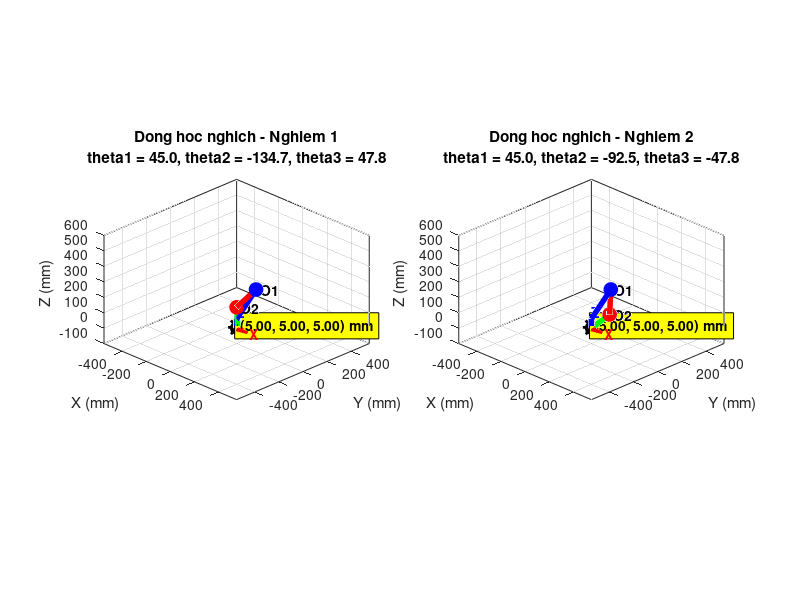

Here is the MATLAB script that generated this plot:
% Mô phỏng động học nghịch
clear;
clc;
close all;

% 1. THONG SO ROBOT (mm)
L1 = 114;
L2 = 162;
L3 = 130;
d1 = 250;

%Nhập toạ độ mục tiêu
Px=input('Nhập Px(mm): ');
Py=input('Nhập Py(mm): ');
Pz=input('Nhập Pz(mm): ');

% Tính động học nghịch
theta1 = atan2(Py,Px);

Z = Pz - d1;
R = sqrt((Px^2 + Py^2))-L1;
D = (Z^2 + R^2 - L2^2 -L3^2)/(2*L2*L3);
% theta3 có 2 nghiệm
theta3_1 = atan2(sqrt(1-D^2),D);
theta3_2 = atan2(-sqrt(1-D^2),D);

% tính theta2 theo 2 nghiệm của theta3
A1 = L2 + L3*cos(theta3_1);
B1 = L3*sin(theta3_1);
A2 = L2 + L3*cos(theta3_2);
B2 = L3*sin(theta3_2);

theta2_1 = atan2((A1*Z - B1*R),(B1*Z + A1*R));
theta2_2 = atan2((A2*Z - B2*R),(B2*Z + A2*R));

%% 4. HIEN THI GOC KHOP

fprintf('\n===== NGHIEM 1 =====\n');
fprintf('Theta1 = %.2f do\n',rad2deg(theta1));
fprintf('Theta2 = %.2f do\n',rad2deg(theta2_1));
fprintf('Theta3 = %.2f do\n',rad2deg(theta3_1));

fprintf('\n===== NGHIEM 2 =====\n');
fprintf('Theta1 = %.2f do\n',rad2deg(theta1));
fprintf('Theta2 = %.2f do\n',rad2deg(theta2_2));
fprintf('Theta3 = %.2f do\n',rad2deg(theta3_2));

%% 5. VE ROBOT CHO HAI NGHIEM

theta2_all = [theta2_1,theta2_2];
theta3_all = [theta3_1,theta3_2];

figure('Color','white', ...
       'Position',[100 100 1400 650]);

for k = 1:2

    t2 = theta2_all(k);
    t3 = theta3_all(k);

    %% 6. TOA DO CAC KHOP

    O0 = [0;0;0];

    O1 = [L1*cos(theta1);
          L1*sin(theta1);
          d1];

    O2 = [(L1+L2*cos(t2))*cos(theta1);
          (L1+L2*cos(t2))*sin(theta1);
          d1+L2*sin(t2)];

    O3 = [(L1+L2*cos(t2)+L3*cos(t2+t3))*cos(theta1);
          (L1+L2*cos(t2)+L3*cos(t2+t3))*sin(theta1);
          d1+L2*sin(t2)+L3*sin(t2+t3)];

    % Kiem tra sai so
    saiSo = norm(O3-[Px;Py;Pz]);

    fprintf('\nSai so nghiem %d: %.8f mm\n',k,saiSo);

    %% 7. TAO DO THI

    subplot(1,2,k);
    hold on;
    grid on;
    box on;
    axis equal;

    % Diem trung gian de ve de robot
    h = 60;
    
    P = [0;
         0;
         h];

    %% 8. VE CAC KHAU

    % Ve tu O0 den P
    plot3([O0(1) P(1)], ...
          [O0(2) P(2)], ...
          [O0(3) P(3)], ...
          'b','LineWidth',4);
    
    % Ve tu P den O1
    plot3([P(1) O1(1)], ...
          [P(2) O1(2)], ...
          [P(3) O1(3)], ...
          'b','LineWidth',4);

    % Khau 2
    plot3([O1(1) O2(1)], ...
          [O1(2) O2(2)], ...
          [O1(3) O2(3)], ...
          'r','LineWidth',4);

    % Khau 3
    plot3([O2(1) O3(1)], ...
          [O2(2) O3(2)], ...
          [O2(3) O3(3)], ...
          'g','LineWidth',4);

    %% 9. VE CAC KHOP

    plot3(O0(1),O0(2),O0(3), ...
          'ko','MarkerSize',9, ...
          'MarkerFaceColor','k');

    plot3(O1(1),O1(2),O1(3), ...
          'bo','MarkerSize',10, ...
          'MarkerFaceColor','b');

    plot3(O2(1),O2(2),O2(3), ...
          'ro','MarkerSize',10, ...
          'MarkerFaceColor','r');

    % Dau * tai End-Effector
    plot3(O3(1),O3(2),O3(3), ...
          'k*','MarkerSize',14, ...
          'LineWidth',2);

    %% 10. GAN TEN CAC KHOP

    text(O0(1),O0(2),O0(3), ...
         ' O0','FontWeight','bold');

    text(O1(1),O1(2),O1(3), ...
         ' O1','FontWeight','bold');

    text(O2(1),O2(2),O2(3), ...
         ' O2','FontWeight','bold');

    text(O3(1),O3(2),O3(3), ...
         ' END','FontWeight','bold');

    %% 11. HIEN THI TOA DO END-EFFECTOR

    toaDo = sprintf('(%.2f, %.2f, %.2f) mm', ...
                    O3(1),O3(2),O3(3));

    % Dat o toa do gan End-Effector
    text(O3(1)+10, ...
         O3(2)+10, ...
         O3(3)+10, ...
         toaDo, ...
         'FontSize',10, ...
         'FontWeight','bold', ...
         'BackgroundColor','yellow', ...
         'EdgeColor','black', ...
         'Margin',4, ...
         'Clipping','off');

    %% 12. VE HE TRUC XYZ

    axisLength = 100;

    % Truc X
    quiver3(0,0,0,axisLength,0,0, ...
            'r','LineWidth',2, ...
            'MaxHeadSize',0.5);

    % Truc Y
    quiver3(0,0,0,0,axisLength,0, ...
            'g','LineWidth',2, ...
            'MaxHeadSize',0.5);

    % Truc Z
    quiver3(0,0,0,0,0,axisLength, ...
            'b','LineWidth',2, ...
            'MaxHeadSize',0.5);

    %% 13. GAN TEN XYZ

    text(axisLength+10,0,0,'X', ...
         'Color','r','FontWeight','bold');

    text(0,axisLength+10,0,'Y', ...
         'Color','g','FontWeight','bold');

    text(0,0,axisLength+10,'Z', ...
         'Color','b','FontWeight','bold');

    %% 14. CAI DAT DO THI

    xlabel('X (mm)');
    ylabel('Y (mm)');
    zlabel('Z (mm)');

    title({sprintf('Dong hoc nghich - Nghiem %d',k), ...
           sprintf('theta1 = %.1f, theta2 = %.1f, theta3 = %.1f', ...
           rad2deg(theta1),rad2deg(t2),rad2deg(t3))});

    xlim([-550 550]);
    ylim([-550 550]);
    zlim([-100 600]);

    view(45,25);

    hold off;
end
